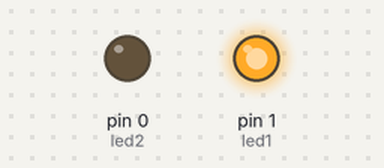
The sketch below on a simulated Arduino Uno, built with avr-gcc and run on an emulated ATmega328P. Shown: output pins drawn as LEDs (lit = HIGH).

Above: at 1.0 s.
At 3.0 s:
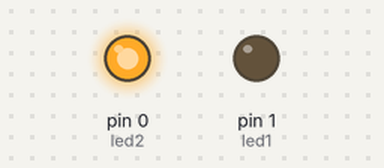
Timing chart, 0 to 5.2 s (numbered marks = the images above):
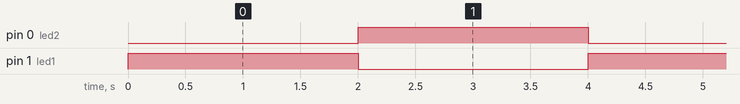

The sketch:

TestMicro.ino
```cpp
// the setup routine runs once when you press reset:

int led1 = 1;
int led2 = 0;
void setup() {
  // initialize the digital pin as an output.
  //pinMode(0, OUTPUT); //LED on Model B
  pinMode(led1, OUTPUT); //LED on Model A
  pinMode(led2, OUTPUT);
}

// the loop routine runs over and over again forever:
void loop() {
  //digitalWrite(0, HIGH);   // turn the LED on (HIGH is the voltage level)
  digitalWrite(led1, HIGH);
  digitalWrite(led2, LOW);
  delay(2000);               // wait for a second
  //digitalWrite(0, LOW);    // turn the LED off by making the voltage LOW
  digitalWrite(led1, LOW);
  digitalWrite(led2, HIGH);
  delay(2000);               // wait for a second
}
```

Measured:
- by itself, pin 0 (led2), pin 1 (led1): alternates HIGH for 2.0 s and LOW for 2.0 s
